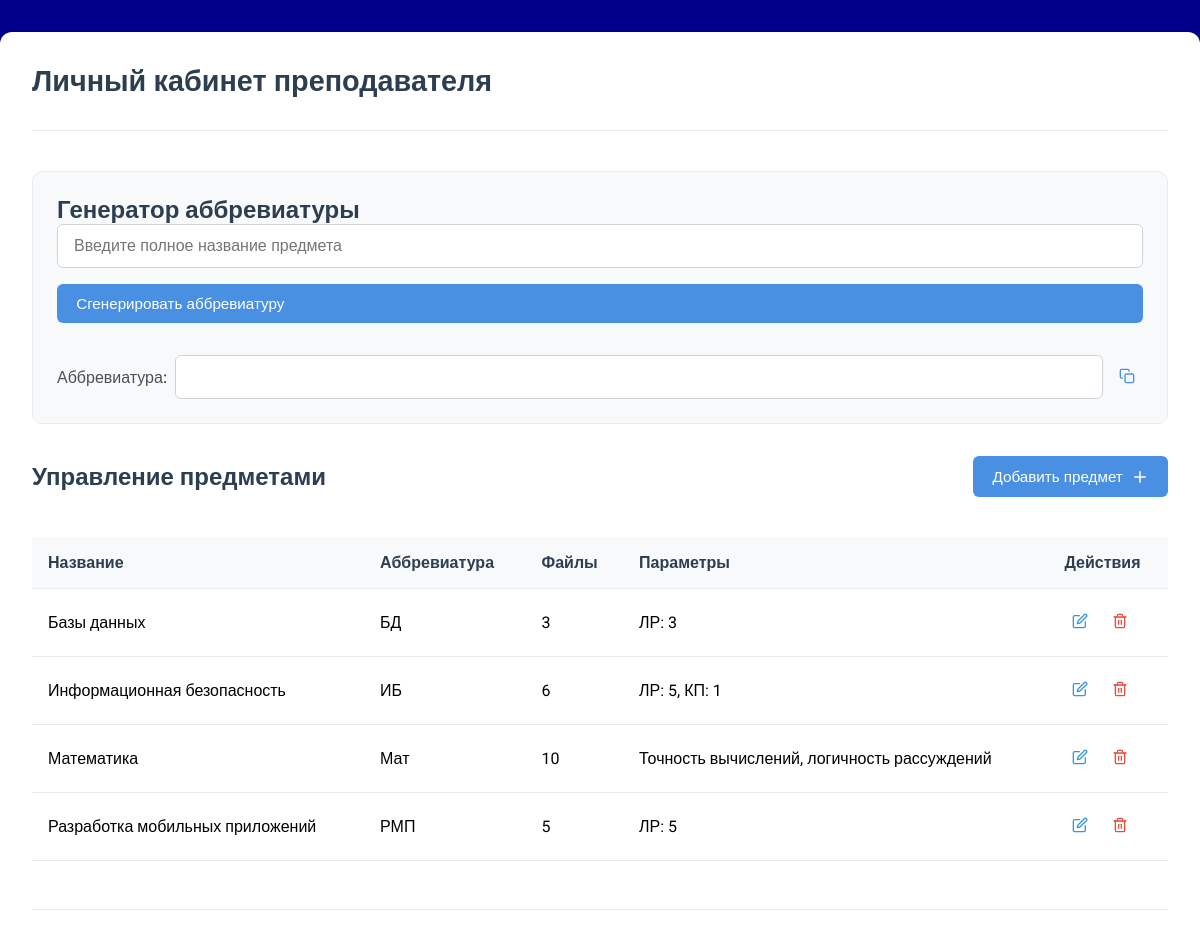
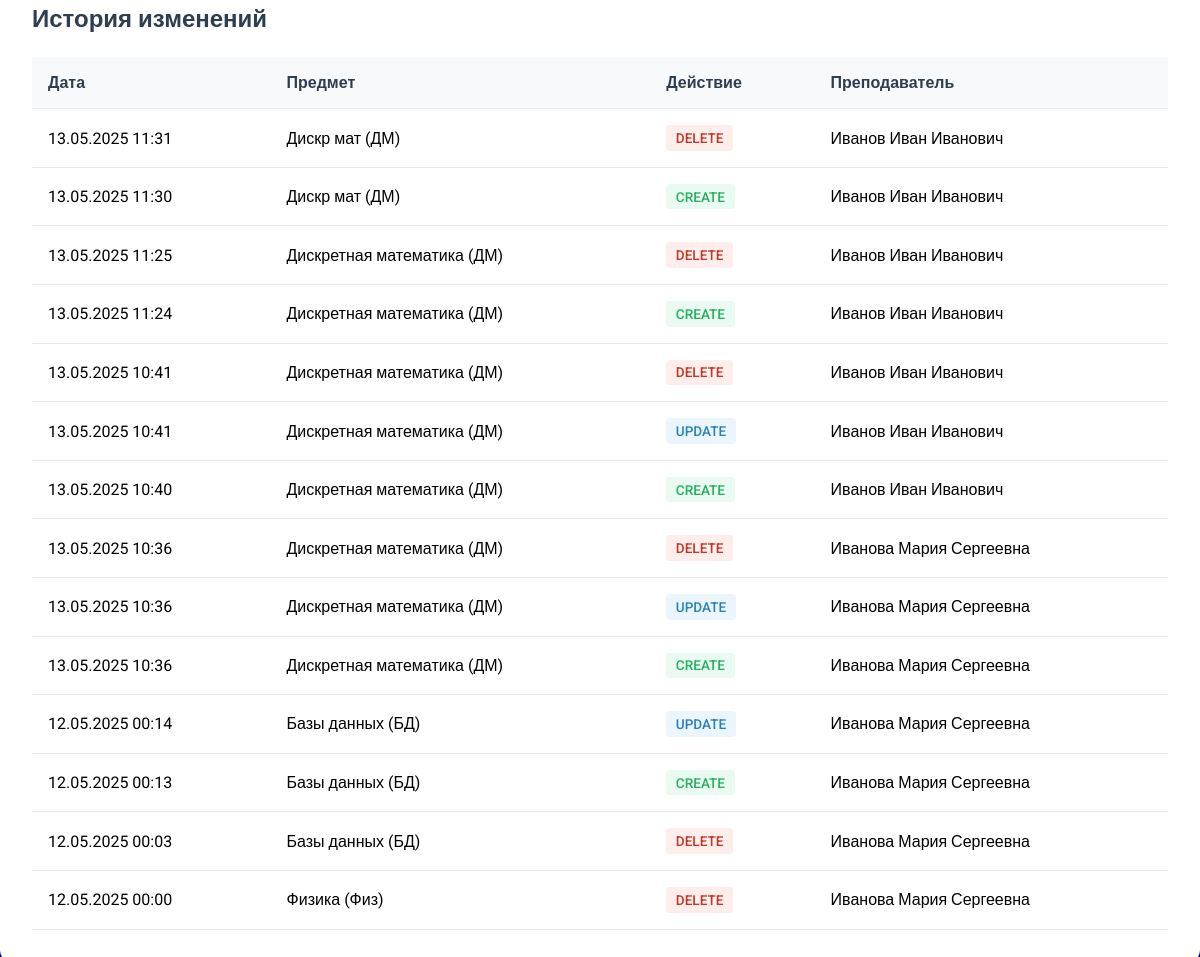
/teacher-action/ (signed in), run on the app's committed database (2 pictures, top to bottom).
### portfolio/models.py (models this page shows, shortened)
class Subject(models.Model):
    class Operations(Enum):
        CREATE = "CREATE"
        UPDATE = "UPDATE"
        DELETE = "DELETE"
        @classmethod
        def choices(cls):
            return [(key.value, key.name) for key in cls]
    subject_id = models.IntegerField(default=1)
    title = models.CharField(max_length=255, blank=False)
    abbr = models.CharField(max_length=255, blank=False)
    files_count = models.IntegerField()
    review_params = models.CharField(max_length=255, blank=True)
    changer = models.ForeignKey(Teacher, on_delete=models.CASCADE)
    time_update = models.DateTimeField((""), auto_now=True, auto_now_add=False)
    operation_type = models.CharField(
        max_length=20,
        choices=Operations.choices(),
        default=Operations.CREATE.value
    )

class SubjectHistory(models.Model):
    subject_id = models.IntegerField()
    title = models.CharField(max_length=255)
    abbr = models.CharField(max_length=255)
    files_count = models.IntegerField()
    review_params = models.CharField(max_length=255, blank=True)
    changer = models.ForeignKey(Teacher, on_delete=models.SET_NULL, null=True)
    time_update = models.DateTimeField(auto_now_add=True)
    operation_type = models.CharField(max_length=20, choices=Subject.Operations.choices())
    class Meta:
        ordering = ['-time_update']
    def get_operation_display(self):
        return dict(Subject.Operations.choices()).get(self.operation_type, self.operation_type)

class Teacher(models.Model):
    user = models.OneToOneField(TeacherData, on_delete=models.CASCADE)
    name = models.TextField()

### portfolio/views.py (the view)
# urls.py: path('teacher-action/', views.teacherAction, name='teacher-action'),
@login_required
def teacherAction(request):
    subjects = Subject.objects.all().order_by('title')
    history = SubjectHistory.objects.all().order_by('-time_update')[:20]
    teacher_name = None
    try:
        teacher = Teacher.objects.get(user=request.user)
        teacher_name = teacher.name
    except Teacher.DoesNotExist:
        pass
    return render(request, 'portfolio/teacher_action.html', {
        'title': 'Личный кабинет',
        'teacher_name': teacher_name,
        'subjects': subjects,
        'history': history
    })

### portfolio/templates/portfolio/teacher_action.html (shortened to what this page needs)
{% extends "base.html" %}
{% load static %}
{% block styles %}
<link type="text/css" href="{% static 'portfolio/css/t_action.css' %}" rel="stylesheet" />
{% endblock %}
{% block content %}
<div class="wrapper">
    <div class="teacher-action-container">
        <div class="welcome-section">
            <h1 class="action-title">Личный кабинет преподавателя</h1>
        </div>
        <div class="abbreviation-generator">
            <h2 class="section-title">Генератор аббревиатуры</h2>
            <div class="abbreviation-form">
                <input type="text" id="fullSubjectName" placeholder="Введите полное название предмета" class="form-input">
                <button id="generateAbbrBtn" class="add-button" type="button">
                    <span>Сгенерировать аббревиатуру</span>
                </button>
                <div class="abbreviation-result">
                    <label>Аббревиатура:</label>
                    <input type="text" id="generatedAbbreviation" class="form-input" readonly>
                    <button id="copyAbbrBtn" class="small-button" type="button" title="Копировать">
                    </button>
                </div>
            </div>
        </div>
        <div class="subjects-section">
            <div class="section-header">
                <h2 class="section-title">Управление предметами</h2>
                <button class="add-button" id="addSubjectBtn">
                    <span>Добавить предмет</span>
                    <svg xmlns="http://www.w3.org/2000/svg" width="18" height="18" viewBox="0 0 24 24" fill="none" stroke="currentColor" stroke-width="2" stroke-linecap="round" stroke-linejoin="round">
                        <line x1="12" y1="5" x2="12" y2="19"></line>
                        <line x1="5" y1="12" x2="19" y2="12"></line>
                    </svg>
                </button>
            </div>
            <div class="subjects-table-container">
                <table class="subjects-table">
                    <thead>
                        <tr>
                            <th>Название</th>
                            <th>Аббревиатура</th>
                            <th>Файлы</th>
                            <th>Параметры</th>
                            <th>Действия</th>
                        </tr>
                    </thead>
                    <tbody>
                        {% for subject in subjects %}
                        <tr>
                            <td>{{ subject.title }}</td>
                            <td>{{ subject.abbr }}</td>
                            <td>{{ subject.files_count }}</td>
                            <td>{{ subject.review_params|default:"-" }}</td>
                            <td class="actions-cell">
                                <button class="edit-btn" data-id="{{ subject.id }}" data-title="{{ subject.title }}"
                                    data-abbr="{{ subject.abbr }}" data-files="{{ subject.files_count }}"
                                    data-params="{{ subject.review_params }}">
                                </button>
                                <button class="delete-btn" data-id="{{ subject.id }}">
                                </button>
                            </td>
                        </tr>
                        {% empty %}
                        <tr>
                            <td colspan="5" class="no-subjects">Нет добавленных предметов</td>
                        </tr>
                        {% endfor %}
                    </tbody>
                </table>
            </div>
        </div>
        <div class="history-section">
            <div class="section-header">
                <h2 class="section-title">История изменений</h2>
            </div>
            <div class="history-table-container">
                <table class="history-table">
                    <thead>
                        <tr>
                            <th>Дата</th>
                            <th>Предмет</th>
                            <th>Действие</th>
                            <th>Преподаватель</th>
                        </tr>
                    </thead>
                    <tbody>
                        {% for record in history %}
                        <tr>
                            <td data-label="Дата">{{ record.time_update|date:"d.m.Y H:i" }}</td>
                            <td data-label="Предмет">{{ record.title }} ({{ record.abbr }})</td>
                            <td data-label="Действие">
                                <span class="operation-badge operation-{{ record.operation_type|lower }}">
                                    {{ record.get_operation_display }}
                                </span>
                            </td>
                            <td data-label="Преподаватель">{{ record.changer.name }}</td>
                        </tr>
                        {% empty %}
                        <tr>
                            <td colspan="4" class="no-history">Нет записей об изменениях</td>
                        </tr>
                        {% endfor %}
                    </tbody>
                </table>
            </div>
        </div>
    </div>
</div>
{% endblock %}

### portfolio/static/portfolio/css/t_action.css (style rules this page uses)
* { margin: 0; padding: 0; box-sizing: border-box; }
.wrapper { background-color: darkblue; font-family: "Roboto", sans-serif; min-height: 100vh; padding: 2rem 0; }
.teacher-action-container { max-width: 1200px; margin: 0 auto; padding: 2rem; background: #fff; border-radius: 12px; box-shadow: 0 4px 20px rgba(0, 0, 0, 0.08); }
.welcome-section { margin-bottom: 2.5rem; padding-bottom: 1.5rem; border-bottom: 1px solid #e9ecef; }
.action-title { font-size: 1.8rem; color: #2c3e50; margin-bottom: 0.5rem; }
.subjects-section { margin-top: 2rem; }
.section-header { display: flex; justify-content: space-between; align-items: center; margin-bottom: 1.5rem; }
.section-title { font-size: 1.5rem; color: #2c3e50; }
.add-button { display: flex; align-items: center; gap: 0.5rem; padding: 0.7rem 1.2rem; background: #4a90e2; color: white; border: none; border-radius: 6px; font-size: 0.95rem; cursor: pointer; transition: all 0.3s ease; }
.form-input { width: 100%; padding: 0.75rem 1rem; border: 1px solid #ced4da; border-radius: 6px; font-size: 1rem; transition: all 0.3s ease; }
.subjects-table-container { overflow-x: auto; }
.subjects-table { width: 100%; border-collapse: collapse; margin-top: 1rem; }
.subjects-table th, .subjects-table td { padding: 1rem; text-align: left; border-bottom: 1px solid #e9ecef; }
.subjects-table th { background-color: #f8f9fa; font-weight: 600; color: #2c3e50; }
.actions-cell { display: flex; gap: 0.5rem; }
.edit-btn, .delete-btn { background: none; border: none; cursor: pointer; padding: 0.5rem; border-radius: 4px; transition: all 0.2s ease; }
.edit-btn { color: #3498db; }
.delete-btn { color: #e74c3c; }
.history-section { margin-top: 3rem; padding-top: 2rem; border-top: 1px solid #e9ecef; }
.history-table-container { overflow-x: auto; margin-top: 1rem; }
.history-table { width: 100%; border-collapse: collapse; }
.history-table th, .history-table td { padding: 1rem; text-align: left; border-bottom: 1px solid #e9ecef; }
.history-table th { background-color: #f8f9fa; font-weight: 600; color: #2c3e50; }
.operation-badge { display: inline-block; padding: 0.3rem 0.6rem; border-radius: 4px; font-size: 0.85rem; font-weight: 500; }
.operation-create { background-color: rgba(46, 204, 113, 0.1); color: #27ae60; }
.operation-update { background-color: rgba(52, 152, 219, 0.1); color: #2980b9; }
.operation-delete { background-color: rgba(231, 76, 60, 0.1); color: #c0392b; }
.abbreviation-generator { margin-bottom: 2rem; padding: 1.5rem; background: #f8f9fa; border-radius: 10px; border: 1px solid #e9ecef; }
.abbreviation-form { display: flex; flex-direction: column; gap: 1rem; }
.abbreviation-result { display: flex; align-items: center; gap: 0.5rem; margin-top: 1rem; }
.abbreviation-result label { font-weight: 500; color: #495057; white-space: nowrap; }
.small-button { background: none; border: none; cursor: pointer; padding: 0.5rem; border-radius: 4px; color: #4a90e2; transition: all 0.2s ease; }

### data on the page
Subject: title "Базы данных", abbr "БД", files_count "3", review_params "ЛР: 3"
Subject: title "Информационная безопасность", abbr "ИБ", files_count "6", review_params "ЛР: 5, КП: 1"
Subject: title "Математика", abbr "Мат", files_count "10", review_params "Точность вычислений, логичность рассуждений"
Subject: title "Разработка мобильных приложений", abbr "РМП", files_count "5", review_params "ЛР: 5"
SubjectHistory: time_update "13.05.2025 11:31", title "Дискр мат", abbr "ДМ", operation "DELETE", changer.name "Иванов Иван Иванович"
SubjectHistory: time_update "13.05.2025 11:30", title "Дискр мат", abbr "ДМ", operation "CREATE", changer.name "Иванов Иван Иванович"
SubjectHistory: time_update "13.05.2025 11:25", title "Дискретная математика", abbr "ДМ", operation "DELETE", changer.name "Иванов Иван Иванович"
SubjectHistory: time_update "13.05.2025 11:24", title "Дискретная математика", abbr "ДМ", operation "CREATE", changer.name "Иванов Иван Иванович"
SubjectHistory: time_update "13.05.2025 10:41", title "Дискретная математика", abbr "ДМ", operation "DELETE", changer.name "Иванов Иван Иванович"
SubjectHistory: time_update "13.05.2025 10:41", title "Дискретная математика", abbr "ДМ", operation "UPDATE", changer.name "Иванов Иван Иванович"
SubjectHistory: time_update "13.05.2025 10:40", title "Дискретная математика", abbr "ДМ", operation "CREATE", changer.name "Иванов Иван Иванович"
SubjectHistory: time_update "13.05.2025 10:36", title "Дискретная математика", abbr "ДМ", operation "DELETE", changer.name "Иванова Мария Сергеевна"
SubjectHistory: time_update "13.05.2025 10:36", title "Дискретная математика", abbr "ДМ", operation "UPDATE", changer.name "Иванова Мария Сергеевна"
SubjectHistory: time_update "13.05.2025 10:36", title "Дискретная математика", abbr "ДМ", operation "CREATE", changer.name "Иванова Мария Сергеевна"
SubjectHistory: time_update "12.05.2025 00:14", title "Базы данных", abbr "БД", operation "UPDATE", changer.name "Иванова Мария Сергеевна"
SubjectHistory: time_update "12.05.2025 00:13", title "Базы данных", abbr "БД", operation "CREATE", changer.name "Иванова Мария Сергеевна"
SubjectHistory: time_update "12.05.2025 00:03", title "Базы данных", abbr "БД", operation "DELETE", changer.name "Иванова Мария Сергеевна"
SubjectHistory: time_update "12.05.2025 00:00", title "Физика", abbr "Физ", operation "DELETE", changer.name "Иванова Мария Сергеевна"
